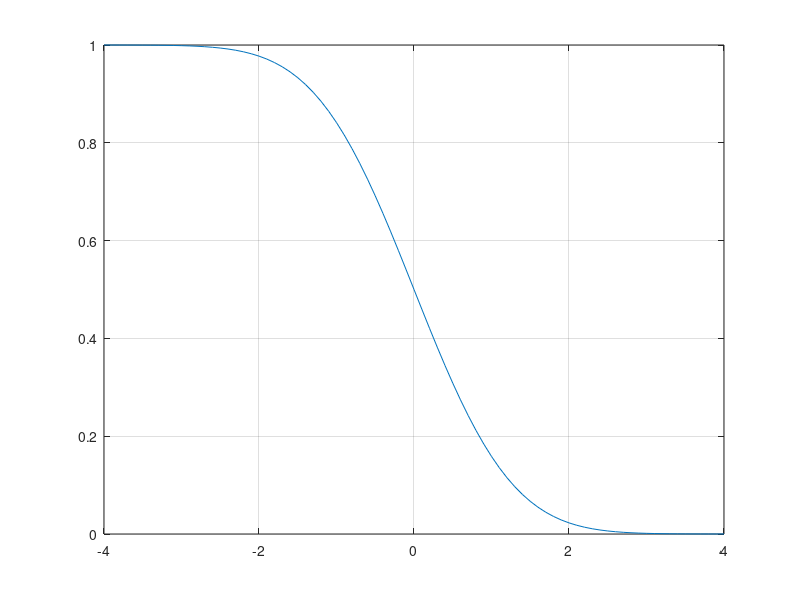
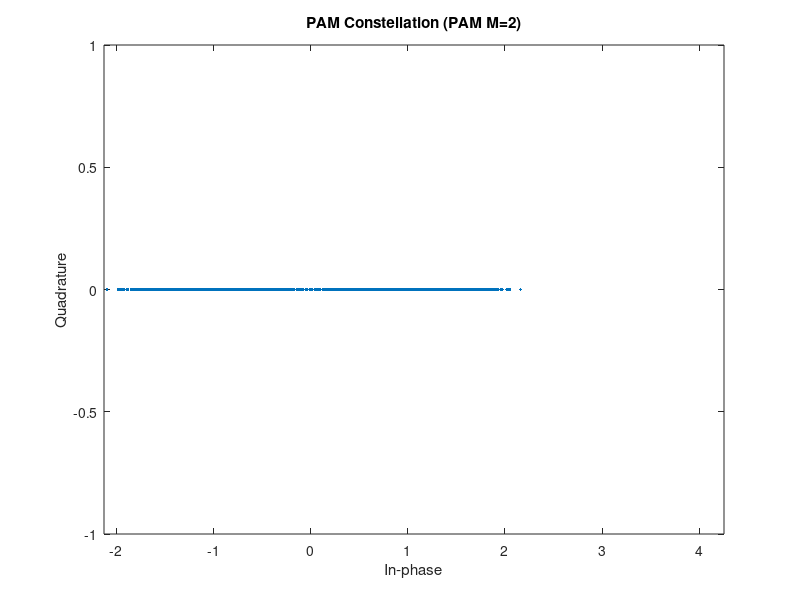

Recreate these plots in MATLAB, in order.
%% 1) Use the Q function to calculate the error probability for equiprobable binary antipodal modulation (PAM) given a AWGN channel with an ebno = 7 dB.
x = -4:0.1:4;
y = qfunc(x);
plot(x,y)
grid
ebnodB = 7;
ebno = 10^(ebnodB/10);
Pb = qfunc(sqrt(2*ebno));
fprintf('Error probability of Qfunction: %f\n', Pb);
%% 2) Using your PAM modulator & demodulator from Assignment 4, calculate the error probability using 10,000 input data points.
k = 1;
m = 2^k;
n = [10000, 1];
i_data = randi(0:m-1,n);
tx_sig = pammod(i_data, m);
SNR = 10;
rx_sig = awgn(tx_sig, SNR);
o_data = pamdemod(rx_sig, m);
errors = sum(i_data ~= o_data);
fprintf('Number of errors with Qfunction: %i\n', errors);
scatterplot(rx_sig);
title("PAM Constellation (PAM M=2)")

